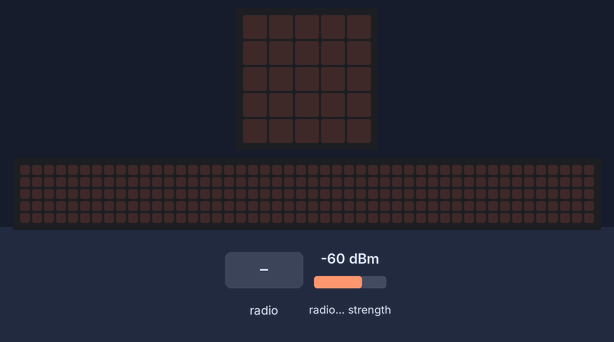
Bench run of a program on a simulated BBC micro:bit (MakeCode). Parts: the board's 5×5 LED display, a strip that is not on the board, showing the scrolling text unrolled. The inputs (shaded band) are chosen by the test bench; at power-on: radio signal strength -60 dBm. No radio messages arrive unless stated (any console line starting 'radio sent:' is added by the test bench); the 48×5 strip is a reading aid, not a part: it shows the text the display is scrolling, unrolled, one strip-width of it at a time; what the program prints to the serial console is not drawn.

Above: at 1.2 s.
1.3 s: radio message "0" arrives
At 1.52 s:
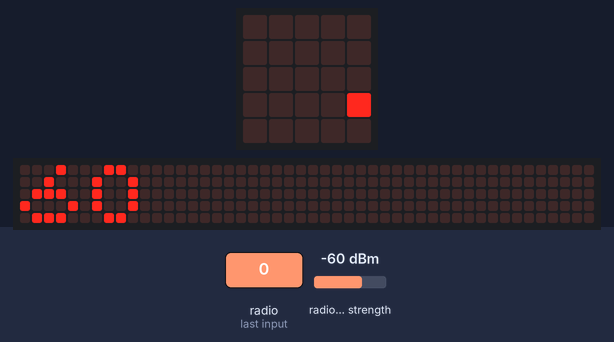
At 3.77 s:
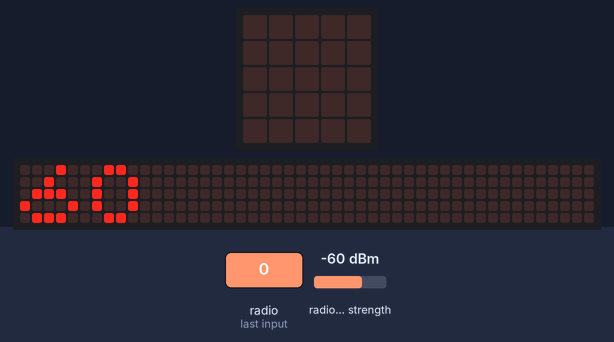
Timing chart, 0 to 5.3 s (numbered marks = the images above; inputs shaded):
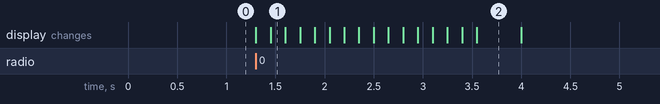

The program:

main.ts
```typescript
radio.onReceivedNumber(function (receivedNumber) {
    if (receivedNumber == 0) {
        basic.showNumber(Math.abs(radio.receivedPacket(RadioPacketProperty.SignalStrength)))
        Distance = Math.abs(radio.receivedPacket(RadioPacketProperty.SignalStrength))
    }
})
let Distance = 0
radio.setGroup(77)
radio.setTransmitPower(7)
basic.forever(function () {
    radio.sendNumber(1)
})
```

test.ts
```typescript
// 테스트는 여기로 이동합니다; 이 패키지가 확장으로 사용될 때 컴파일되지 않을 것 입니다.
```

Measured:
- after the input at 1.3 s, the display: first changes at once (image 1 shows a later state)
- what the display in image 2 shows lasts 0.4 s, from 3.6 s to 4.0 s
